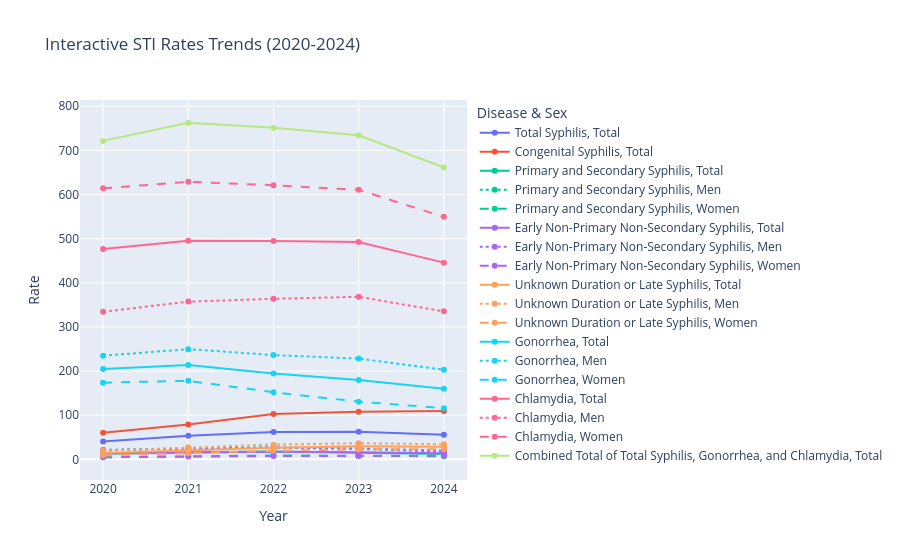

The notebook cell saved with this chart:
### Code cell
#STI Rates EDA

# Set the visualization style
sns.set(style="whitegrid")
plt.rcParams['figure.figsize'] = (14, 10)

# 1. Create a figure with multiple visualizations
fig, axes = plt.subplots(2, 2, figsize=(18, 14))

# Reshape the data for time series analysis
years_cols = ['2020', '2021', '2022', '2023', '2024']
df_melted = pd.melt(sti_rates_cdc, 
                    id_vars=['Disease', 'Sex'], 
                    value_vars=years_cols,
                    var_name='Year', 
                    value_name='Rate')
df_melted['Year'] = df_melted['Year'].astype(int)

# 2. Time series plot by disease
for disease in df_melted['Disease'].unique():
    disease_data = df_melted[df_melted['Disease'] == disease]
    for sex in disease_data['Sex'].unique():
        data = disease_data[disease_data['Sex'] == sex]
        sns.lineplot(x='Year', y='Rate', data=data, marker='o', 
                     label=f"{disease} - {sex}", ax=axes[0, 0])
        
axes[0, 0].set_title('STI Rates Trends by Disease and Sex (2020-2024)', fontsize=14)
axes[0, 0].set_ylabel('Rate')
axes[0, 0].legend(bbox_to_anchor=(1.05, 1), loc='upper left')

# 3. Bar chart comparing 2024 rates by disease and sex
latest_year_data = sti_rates_cdc.pivot(index='Disease', columns='Sex', values='2024')
latest_year_data.plot(kind='bar', ax=axes[0, 1])
axes[0, 1].set_title('2024 STI Rates by Disease and Sex', fontsize=14)
axes[0, 1].set_ylabel('Rate')
axes[0, 1].tick_params(axis='x', rotation=45)

# 4. Heatmap of percent changes (5-year)
pivot_5yr = sti_rates_cdc.pivot(index='Disease', columns='Sex', values='Percent_Change_5yr')
sns.heatmap(pivot_5yr, annot=True, cmap='RdYlGn_r', fmt='.1f', ax=axes[1, 0])
axes[1, 0].set_title('5-Year Percent Change in STI Rates', fontsize=14)

# 5. Heatmap of percent changes (1-year)
pivot_1yr = sti_rates_cdc.pivot(index='Disease', columns='Sex', values='Percent_Change_1yr')
sns.heatmap(pivot_1yr, annot=True, cmap='RdYlGn_r', fmt='.1f', ax=axes[1, 1])
axes[1, 1].set_title('1-Year Percent Change in STI Rates', fontsize=14)

plt.tight_layout()
plt.subplots_adjust(top=0.9)
fig.suptitle('CDC STI Rates Analysis (2020-2024)', fontsize=16)

# 6. Create an interactive visualization with Plotly
fig_px = px.line(df_melted, x='Year', y='Rate', color='Disease', 
                line_dash='Sex', markers=True,
                title='Interactive STI Rates Trends (2020-2024)')
                
fig_px.update_layout(
    xaxis_title='Year',
    yaxis_title='Rate',
    legend_title='Disease & Sex',
    hovermode='closest'
)

# Display the plots
plt.show()
fig_px.show()

# 7. Create a percent change comparison chart
plt.figure(figsize=(12, 8))

# Get unique diseases and sexes
diseases = sti_rates_cdc['Disease'].unique()
sexes = sti_rates_cdc['Sex'].unique()

# Set up the x-axis positions
x = np.arange(len(diseases))
width = 0.35 / 2  # Narrower bars to fit all categories

# Create a dictionary to store bar positions
bar_positions = {}
current_offset = -0.35

# Plot each combination of sex and time period
for sex in sexes:
    # Filter data for this sex
    sex_data = sti_rates_cdc[sti_rates_cdc['Sex'] == sex]
    
    # Ensure we're plotting data for each disease in our x-axis
    # by aligning the data with the diseases list
    five_year_values = []
    one_year_values = []
    
    for disease in diseases:
        disease_data = sex_data[sex_data['Disease'] == disease]
        if not disease_data.empty:
            five_year_values.append(disease_data['Percent_Change_5yr'].values[0])
            one_year_values.append(disease_data['Percent_Change_1yr'].values[0])
        else:
            # Handle missing combinations
            five_year_values.append(0)
            one_year_values.append(0)
    
    # Plot 5-year changes
    plt.bar(x + current_offset, five_year_values, width, 
            label=f'{sex} (5-year)')
    current_offset += width
    
    # Plot 1-year changes
    plt.bar(x + current_offset, one_year_values, width, 
            alpha=0.7, label=f'{sex} (1-year)')
    current_offset += width

plt.xlabel('Disease')
plt.ylabel('Percent Change')
plt.title('Comparison of 1-Year vs 5-Year Percent Changes by Disease and Sex')
plt.xticks(x, diseases, rotation=45)
plt.legend()
plt.grid(axis='y', linestyle='--', alpha=0.7)
plt.tight_layout()
plt.show()

### Figure 1 — Plotly figure (JSON) as saved in the notebook; plotly's stock layout.template omitted (floating-point values rounded to 4 significant figures)
{"data": [{"hovertemplate": "Disease=Total Syphilis<br>Sex=Total<br>Year=%{x}<br>Rate=%{y}<extra></extra>", "legendgroup": "Total Syphilis, Total", "line": {"color": "#636efa", "dash": "solid"}, "marker": {"symbol": "circle"}, "mode": "lines+markers", "name": "Total Syphilis, Total", "orientation": "v", "showlegend": true, "type": "scatter", "x": [2020, 2021, 2022, 2023, 2024], "xaxis": "x", "y": [40.4, 53.3, 62.2, 62.5, 55.9], "yaxis": "y"}, {"hovertemplate": "Disease=Congenital Syphilis<br>Sex=Total<br>Year=%{x}<br>Rate=%{y}<extra></extra>", "legendgroup": "Congenital Syphilis, Total", "line": {"color": "#EF553B", "dash": "solid"}, "marker": {"symbol": "circle"}, "mode": "lines+markers", "name": "Congenital Syphilis, Total", "orientation": "v", "showlegend": true, "type": "scatter", "x": [2020, 2021, 2022, 2023, 2024], "xaxis": "x", "y": [60.0, 78.8, 102.9, 107.8, 109.6], "yaxis": "y"}, {"hovertemplate": "Disease=Primary and Secondary Syphilis<br>Sex=Total<br>Year=%{x}<br>Rate=%{y}<extra></extra>", "legendgroup": "Primary and Secondary Syphilis, Total", "line": {"color": "#00cc96", "dash": "solid"}, "marker": {"symbol": "circle"}, "mode": "lines+markers", "name": "Primary and Secondary Syphilis, Total", "orientation": "v", "showlegend": true, "type": "scatter", "x": [2020, 2021, 2022, 2023, 2024], "xaxis": "x", "y": [12.6, 16.2, 17.7, 15.8, 12.2], "yaxis": "y"}, {"hovertemplate": "Disease=Primary and Secondary Syphilis<br>Sex=Men<br>Year=%{x}<br>Rate=%{y}<extra></extra>", "legendgroup": "Primary and Secondary Syphilis, Men", "line": {"color": "#00cc96", "dash": "dot"}, "marker": {"symbol": "circle"}, "mode": "lines+markers", "name": "Primary and Secondary Syphilis, Men", "orientation": "v", "showlegend": true, "type": "scatter", "x": [2020, 2021, 2022, 2023, 2024], "xaxis": "x", "y": [20.5, 25.2, 26.8, 23.6, 17.6], "yaxis": "y"}, {"hovertemplate": "Disease=Primary and Secondary Syphilis<br>Sex=Women<br>Year=%{x}<br>Rate=%{y}<extra></extra>", "legendgroup": "Primary and Secondary Syphilis, Women", "line": {"color": "#00cc96", "dash": "dash"}, "marker": {"symbol": "circle"}, "mode": "lines+markers", "name": "Primary and Secondary Syphilis, Women", "orientation": "v", "showlegend": true, "type": "scatter", "x": [2020, 2021, 2022, 2023, 2024], "xaxis": "x", "y": [4.7, 7.3, 8.7, 8.1, 6.9], "yaxis": "y"}, {"hovertemplate": "Disease=Early Non-Primary Non-Secondary Syphilis<br>Sex=Total<br>Year=%{x}<br>Rate=%{y}<extra></extra>", "legendgroup": "Early Non-Primary Non-Secondary Syphilis, Total", "line": {"color": "#ab63fa", "dash": "solid"}, "marker": {"symbol": "circle"}, "mode": "lines+markers", "name": "Early Non-Primary Non-Secondary Syphilis, Total", "orientation": "v", "showlegend": true, "type": "scatter", "x": [2020, 2021, 2022, 2023, 2024], "xaxis": "x", "y": [13.0, 15.6, 17.1, 16.0, 14.0], "yaxis": "y"}, {"hovertemplate": "Disease=Early Non-Primary Non-Secondary Syphilis<br>Sex=Men<br>Year=%{x}<br>Rate=%{y}<extra></extra>", "legendgroup": "Early Non-Primary Non-Secondary Syphilis, Men", "line": {"color": "#ab63fa", "dash": "dot"}, "marker": {"symbol": "circle"}, "mode": "lines+markers", "name": "Early Non-Primary Non-Secondary Syphilis, Men", "orientation": "v", "showlegend": true, "type": "scatter", "x": [2020, 2021, 2022, 2023, 2024], "xaxis": "x", "y": [21.4, 24.9, 26.7, 24.4, 19.8], "yaxis": "y"}, {"hovertemplate": "Disease=Early Non-Primary Non-Secondary Syphilis<br>Sex=Women<br>Year=%{x}<br>Rate=%{y}<extra></extra>", "legendgroup": "Early Non-Primary Non-Secondary Syphilis, Women", "line": {"color": "#ab63fa", "dash": "dash"}, "marker": {"symbol": "circle"}, "mode": "lines+markers", "name": "Early Non-Primary Non-Secondary Syphilis, Women", "orientation": "v", "showlegend": true, "type": "scatter", "x": [2020, 2021, 2022, 2023, 2024], "xaxis": "x", "y": [4.7, 6.4, 7.5, 7.7, 8.2], "yaxis": "y"}, {"hovertemplate": "Disease=Unknown Duration or Late Syphilis<br>Sex=Total<br>Year=%{x}<br>Rate=%{y}<extra></extra>", "legendgroup": "Unknown Duration or Late Syphilis, Total", "line": {"color": "#FFA15A", "dash": "solid"}, "marker": {"symbol": "circle"}, "mode": "lines+markers", "name": "Unknown Duration or Late Syphilis, Total", "orientation": "v", "showlegend": true, "type": "scatter", "x": [2020, 2021, 2022, 2023, 2024], "xaxis": "x", "y": [14.2, 20.6, 26.3, 29.5, 28.6], "yaxis": "y"}, {"hovertemplate": "Disease=Unknown Duration or Late Syphilis<br>Sex=Men<br>Year=%{x}<br>Rate=%{y}<extra></extra>", "legendgroup": "Unknown Duration or Late Syphilis, Men", "line": {"color": "#FFA15A", "dash": "dot"}, "marker": {"symbol": "circle"}, "mode": "lines+markers", "name": "Unknown Duration or Late Syphilis, Men", "orientation": "v", "showlegend": true, "type": "scatter", "x": [2020, 2021, 2022, 2023, 2024], "xaxis": "x", "y": [19.4, 27.1, 33.3, 36.6, 34.2], "yaxis": "y"}, {"hovertemplate": "Disease=Unknown Duration or Late Syphilis<br>Sex=Women<br>Year=%{x}<br>Rate=%{y}<extra></extra>", "legendgroup": "Unknown Duration or Late Syphilis, Women", "line": {"color": "#FFA15A", "dash": "dash"}, "marker": {"symbol": "circle"}, "mode": "lines+markers", "name": "Unknown Duration or Late Syphilis, Women", "orientation": "v", "showlegend": true, "type": "scatter", "x": [2020, 2021, 2022, 2023, 2024], "xaxis": "x", "y": [8.9, 14.0, 19.3, 22.5, 23.0], "yaxis": "y"}, {"hovertemplate": "Disease=Gonorrhea<br>Sex=Total<br>Year=%{x}<br>Rate=%{y}<extra></extra>", "legendgroup": "Gonorrhea, Total", "line": {"color": "#19d3f3", "dash": "solid"}, "marker": {"symbol": "circle"}, "mode": "lines+markers", "name": "Gonorrhea, Total", "orientation": "v", "showlegend": true, "type": "scatter", "x": [2020, 2021, 2022, 2023, 2024], "xaxis": "x", "y": [204.5, 214.0, 194.4, 179.5, 159.8], "yaxis": "y"}, {"hovertemplate": "Disease=Gonorrhea<br>Sex=Men<br>Year=%{x}<br>Rate=%{y}<extra></extra>", "legendgroup": "Gonorrhea, Men", "line": {"color": "#19d3f3", "dash": "dot"}, "marker": {"symbol": "circle"}, "mode": "lines+markers", "name": "Gonorrhea, Men", "orientation": "v", "showlegend": true, "type": "scatter", "x": [2020, 2021, 2022, 2023, 2024], "xaxis": "x", "y": [234.8, 249.7, 236.3, 228.3, 203.0], "yaxis": "y"}, {"hovertemplate": "Disease=Gonorrhea<br>Sex=Women<br>Year=%{x}<br>Rate=%{y}<extra></extra>", "legendgroup": "Gonorrhea, Women", "line": {"color": "#19d3f3", "dash": "dash"}, "marker": {"symbol": "circle"}, "mode": "lines+markers", "name": "Gonorrhea, Women", "orientation": "v", "showlegend": true, "type": "scatter", "x": [2020, 2021, 2022, 2023, 2024], "xaxis": "x", "y": [173.8, 177.9, 152.1, 130.7, 115.8], "yaxis": "y"}, {"hovertemplate": "Disease=Chlamydia<br>Sex=Total<br>Year=%{x}<br>Rate=%{y}<extra></extra>", "legendgroup": "Chlamydia, Total", "line": {"color": "#FF6692", "dash": "solid"}, "marker": {"symbol": "circle"}, "mode": "lines+markers", "name": "Chlamydia, Total", "orientation": "v", "showlegend": true, "type": "scatter", "x": [2020, 2021, 2022, 2023, 2024], "xaxis": "x", "y": [476.7, 495.5, 495.0, 492.2, 445.7], "yaxis": "y"}, {"hovertemplate": "Disease=Chlamydia<br>Sex=Men<br>Year=%{x}<br>Rate=%{y}<extra></extra>", "legendgroup": "Chlamydia, Men", "line": {"color": "#FF6692", "dash": "dot"}, "marker": {"symbol": "circle"}, "mode": "lines+markers", "name": "Chlamydia, Men", "orientation": "v", "showlegend": true, "type": "scatter", "x": [2020, 2021, 2022, 2023, 2024], "xaxis": "x", "y": [334.2, 357.4, 363.7, 368.3, 335.3], "yaxis": "y"}, {"hovertemplate": "Disease=Chlamydia<br>Sex=Women<br>Year=%{x}<br>Rate=%{y}<extra></extra>", "legendgroup": "Chlamydia, Women", "line": {"color": "#FF6692", "dash": "dash"}, "marker": {"symbol": "circle"}, "mode": "lines+markers", "name": "Chlamydia, Women", "orientation": "v", "showlegend": true, "type": "scatter", "x": [2020, 2021, 2022, 2023, 2024], "xaxis": "x", "y": [614.1, 628.8, 621.2, 610.7, 549.5], "yaxis": "y"}, {"hovertemplate": "Disease=Combined Total of Total Syphilis, Gonorrhea, and Chlamydia<br>Sex=Total<br>Year=%{x}<br>Rate=%{y}<extra></extra>", "legendgroup": "Combined Total of Total Syphilis, Gonorrhea, and Chlamydia, Total", "line": {"color": "#B6E880", "dash": "solid"}, "marker": {"symbol": "circle"}, "mode": "lines+markers", "name": "Combined Total of Total Syphilis, Gonorrhea, and Chlamydia, Total", "orientation": "v", "showlegend": true, "type": "scatter", "x": [2020, 2021, 2022, 2023, 2024], "xaxis": "x", "y": [721.6, 762.7, 751.6, 734.3, 661.4], "yaxis": "y"}], "layout": {"hovermode": "closest", "legend": {"title": {"text": "Disease & Sex"}, "tracegroupgap": 0}, "title": {"text": "Interactive STI Rates Trends (2020-2024)"}, "xaxis": {"anchor": "y", "domain": [0, 1], "title": {"text": "Year"}}, "yaxis": {"anchor": "x", "domain": [0, 1], "title": {"text": "Rate"}}}}
